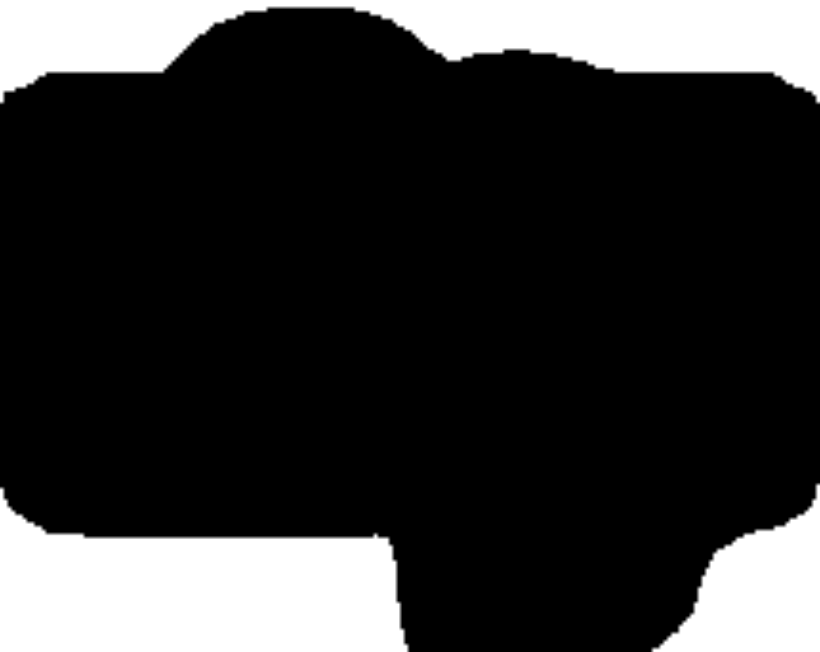
#> input picture 6层9道直焊仿真截面图/resized_images/p6-1.bmp, 820 x 652 px, found by its file name
$ jupyter execute --allow-errors p6-1_fitting.ipynb
#> lines starting #> are read from the running program, lines starting #| are printed output that depends on the picture; long printed decimals are rounded
[cell 1]
import cv2
import numpy as np
import matplotlib.pyplot as plt
from scipy.optimize import curve_fit
from matplotlib.patches import Circle
# from scipy.optimize import curve_fit

def circle(x, cx, cy, r):
    return np.sqrt(r**2 - (x - cx)**2) + cy

# 读取黑白图片
image = cv2.imread('./ppt_2/p6-1.bmp', cv2.IMREAD_GRAYSCALE)
#> image is the input picture: shape (652, 820); min 0, max 255, mean 50.8
width, length = image.shape
#> width = 652; length = 820
print(width)
#| 652

# 定义特定区域的边界框 [start_row:end_row, start_col:end_col]

start_row, end_row = 0, 250  # 请根据实际情况调整
start_col, end_col = 80, 290

# imgcrop = image.crop((start_row, start_col, end_row, end_col))
# plt.imshow(imgcrop)

# 裁剪图像
cropped_image = image[start_row:end_row, start_col:end_col]
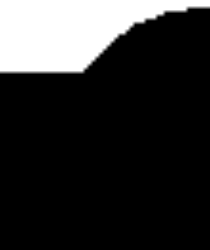
#> cropped_image: shape (250, 210); min 0, max 255, mean 45.8
plt.imshow(cropped_image)

[cell 2]
# 拟合并且保存图片
import csv
import cv2
import numpy as np
import matplotlib.pyplot as plt
from scipy.optimize import curve_fit
from matplotlib.patches import Circle
import os
# from scipy.optimize import curve_fit

def circle(x, cx, cy, r):
    return np.sqrt(r**2 - (x - cx)**2) + cy

# 读取黑白图片
filename = 'p6-1.bmp'
folder_path = './resized_images/'
# os.path.join(output_path, 'fitted_'+filename)
image = cv2.imread(os.path.join(folder_path, filename), cv2.IMREAD_GRAYSCALE)
# image = cv2.imread('./cropped/cropped_p2-1_0015.bmp', cv2.IMREAD_GRAYSCALE)
width, length = image.shape
print(width)
#| 652

# 定义特定区域的边界框 [start_row:end_row, start_col:end_col]
start_row, end_row = 0, 250  # 请根据实际情况调整
start_col, end_col = 105, 290

scale_factor = 820/528

start_row = int(start_row * scale_factor)
end_row = int(end_row * scale_factor)
start_col = int(start_col * scale_factor)
end_col = int(end_col * scale_factor)

# 裁剪图像
cropped_image = image[start_row:end_row, start_col:end_col]
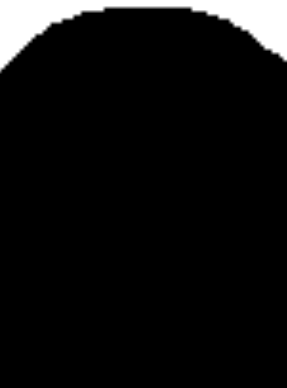
#> cropped_image: shape (388, 287); min 0, max 255, mean 15.7

# 获取裁剪后图像的形状
rows, cols = cropped_image.shape
#> rows = 388; cols = 287

# 存储每列的第一个黑色点的坐标
first_black_pixels = []

# 遍历每一列
for col in range(cols):
    # 找到当前列中第一个黑色点的行坐标
    black_pixel_row = np.argmax(cropped_image[:, col] == 0)


    # 如果找到了黑色点，则记录坐标
    if black_pixel_row > 0:  # 0 表示未找到黑色点
        # 转换坐标为完整图像坐标
        full_image_row =width - (start_row + black_pixel_row)
        first_black_pixels.append((start_col + col, full_image_row))
#> this loop made 287 passes
#> (black_pixel_row, full_image_row) on passes 1 to 12: (74, 578), (74, 578), (74, 578), (71, 581), (71, 581), (71, 581), (70, 582), (67, 585), (67, 585), (67, 585), (66, 586), (63, 589)
#> after the loop, first_black_pixels = 287 pairs, first value 163 to 449, second value 578 to 642

# 将坐标转换为 NumPy 数组
first_black_pixels = np.array(first_black_pixels)
# print(first_black_pixels)

# 进行圆形拟合
p0 = [np.mean(first_black_pixels[:, 0]), np.mean(first_black_pixels[:, 1])-200, 200.0]  # 初始猜测值
#> p0 = [306, 425.4, 200]
# p0 = [150, 100, 100.0]  # 初始猜测值
params, covariance = curve_fit(circle, first_black_pixels[:, 0], first_black_pixels[:, 1], p0=p0)
#> params = [308.5, 451.8, 193.2]; covariance = [[0.0585, -0.0251, 0.0233], [-0.0251, 1.23, -1.08], [0.0233, -1.08, 0.954]]
fit_errors = np.sqrt(np.diag(covariance))
#> fit_errors = [0.242, 1.11, 0.977]

# 提取拟合结果
cx, cy, r = params
#> cx = 308.5; cy = 451.8; r = 193.2

# 生成拟合曲线的 x 值范围
fit_x = np.linspace(min(first_black_pixels[:, 0]), max(first_black_pixels[:, 0]), 100)
#> fit_x = 100 values from 163 to 449

# 计算拟合曲线的 y 值
fit_y = circle(fit_x, cx, cy, r)
#> fit_y = 100 values, max 645.1 at index 50, min 579 at index 0, mean 625.1

# 显示图像
output_path = './fitted/'

output_filename = os.path.join(output_path, 'fitted_'+filename.replace('bmp','jpg'))

plt.imshow(image, cmap='gray')

# 在坐标轴上画出每列的第一个黑色点的位置
plt.scatter(first_black_pixels[:, 0], width-first_black_pixels[:, 1], color='red', s=20)
# 画出拟合圆
# plt.plot(fit_x, fit_y, color='red')
# circle_patch = Circle((cx, width-cy), r, color='green', fill=False)
circle_patch = Circle((cx, width-cy), r, color='green', fill=False, linewidth=3)
plt.gca().add_patch(circle_patch)


scale_factor = 41 / length  # 将369像素映射到29mm
#> scale_factor = 0.05

# 标记圆心位置
plt.scatter(cx, width-cy, color='green', marker='.', s=150)

p1= [12, 23]
p1_scaled=[0,0]
p1_scaled[0] = (-p1[0]+28)/scale_factor
p1_scaled[1] = width - (p1[1]+6)/scale_factor
print( "焊接位置/mm：", p1[0], p1[1])

print(p1_scaled)
#| [320.0, 72.0]
# plt.scatter(p1_scaled[0], p1_scaled[1], color='red', marker='.', s=100)
# plt.scatter(p1_scaled[0], p1_scaled[1], color='red', marker='o', s=100, edgecolors='black', linewidth=1.5)
circle_patch = Circle((p1_scaled[0], p1_scaled[1]), radius=15, color='red', fill=False)
plt.gca().add_patch(circle_patch)
plt.scatter(p1_scaled[0], p1_scaled[1], color='red', marker='x', s=75)
# plt.axis('off')
# # 显示图像、黑色像素位置和拟合圆
# plt.axis('equal')
# plt.show()
plt.savefig(output_filename)
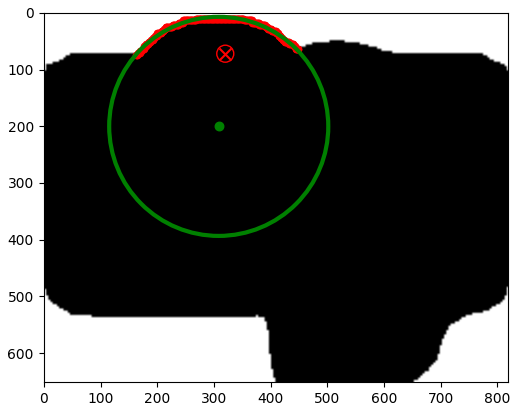
#> figure drawn by matplotlib, 1 panel
print("圆半径",r,"pix")
#| 圆半径 193.244 pix


scaled_first_black_pixels = first_black_pixels * scale_factor
#> scaled_first_black_pixels = 287 pairs, first value 8.15 to 22.45, second value 28.9 to 32.1
# p0_scaled = [175 * scale_factor, 60 * scale_factor, 150.0 * scale_factor]  # 初始猜测值
p0_scaled = [p * scale_factor for p in p0]
#> p0_scaled = [15.3, 21.27, 10]
params_scaled, covariance_scaled = curve_fit(circle, scaled_first_black_pixels[:, 0], scaled_first_black_pixels[:, 1], p0=p0_scaled)
#> params_scaled = [15.42, 22.59, 9.66]; covariance_scaled = [[0.000146, -6.29e-05, 5.83e-05], [-6.29e-05, 0.00307, -0.00269], [5.83e-05, -0.00269, 0.00239]]

# 计算标准偏差作为拟合误差的估计
fit_errors_scaled = np.sqrt(np.diag(covariance_scaled))
#> fit_errors_scaled = [0.0121, 0.0554, 0.0488]

print(f"Circle center (cx/pix, cy/pix): ({cx:.3f} ± {fit_errors[0]:.3f}, {580 - cy:.3f} ± {fit_errors[1]:.3f})")
#| Circle center (cx/pix, cy/pix): (308.483 ± 0.242, 128.182 ± 1.108)
print(f"Circle radius (r/pix): {r:.3f} ± {fit_errors[2]:.3f}")
#| Circle radius (r/pix): 193.244 ± 0.977

print(f"Circle center (cx_scaled/mm, cy_scaled/mm): ({28-cx*scale_factor:.3f} ± {fit_errors_scaled[0]:.3f}, {cy*scale_factor-6:.3f} ± {fit_errors_scaled[1]:.3f})")
#| Circle center (cx_scaled/mm, cy_scaled/mm): (12.576 ± 0.012, 16.591 ± 0.055)
print(f"Circle radius (r_scaled/mm): {r*scale_factor:.3f} ± {fit_errors_scaled[2]:.3f}")
#| Circle radius (r_scaled/mm): 9.662 ± 0.049

print(f"relative error: {100 * fit_errors_scaled[0]/(28-cx*scale_factor):.3f}, {100 * fit_errors_scaled[1]/(cy*scale_factor-6):.3f}, {100 * fit_errors_scaled[2]/(r*scale_factor):.3f}")
#| relative error: 0.096, 0.334, 0.506


# cv2.imwrite(output_filename, image)

[cell 3]
import matplotlib.pyplot as plt
plt.rc('font',family='Times New Roman')

plt.rcParams.update({'font.size': 9})
# plt.figure(figsize=(2.1, 2), dpi=300)
# plt.gca().set_aspect('equal', adjustable='box')
fig, axes = plt.subplots(figsize=(2.1, 2), dpi=300)


height, width = image.shape
#> height = 652; width = 820
print(width)  # 打印图像的宽度
#| 820

new_height = height
#> new_height = 652

# 创建一个新的行，填充为255，长度为图像的宽度
new_row = np.ones((71, width)) * 255

# 添加新的行到图像数组的顶部
# image = np.vstack((new_row, image))

# 创建一个新的行，填充为255，长度为图像的宽度
new_row2 = np.ones((800 - height, width)) * 255

# 添加新的行到图像数组的底部
image = np.vstack((image, new_row2))
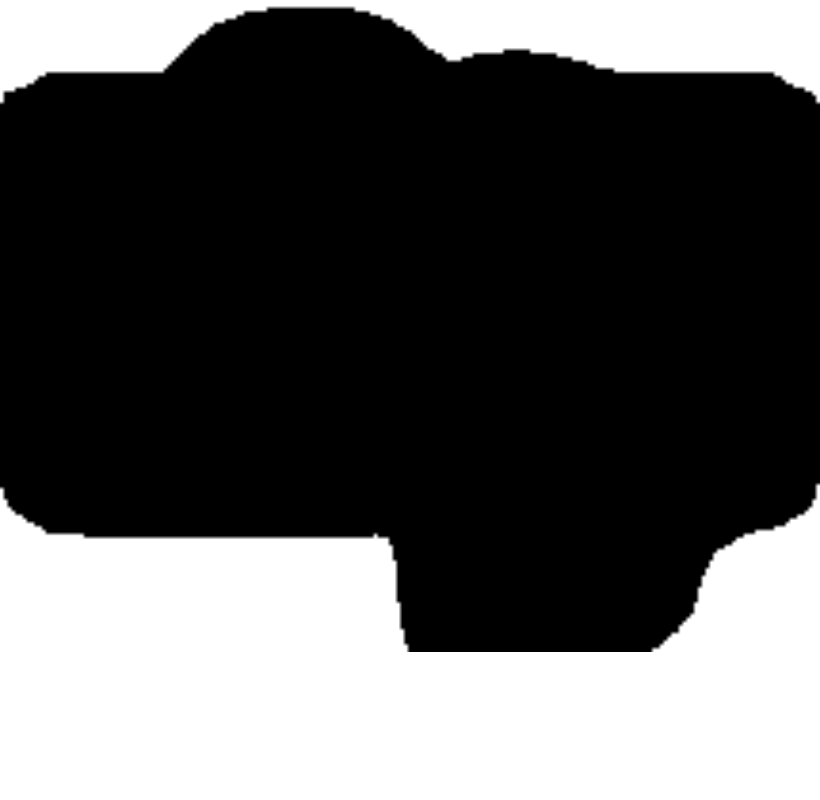
#> image: shape (800, 820) float64; min 0, max 255, mean 88.6


plt.imshow(image, cmap='gray')

# 在坐标轴上画出每列的第一个黑色点的位置
plt.scatter(first_black_pixels[:, 0], new_height - first_black_pixels[:, 1], color='red', s=1)
# 画出拟合圆
# plt.plot(fit_x, fit_y, color='red')
# circle_patch = Circle((cx, width-cy), r, color='green', fill=False)
circle_patch = Circle((cx, new_height - cy), r, color='green', fill=False, linewidth=1)
plt.gca().add_patch(circle_patch)


# 画出拟合圆
# plt.plot(fit_x, fit_y, color='blue')
p1_scaled[1] = p1_scaled[1]

circle_patch = Circle((p1_scaled[0], p1_scaled[1]), radius=15, color='red', fill=False, linewidth=0.5)
plt.gca().add_patch(circle_patch)

plt.scatter(p1_scaled[0], p1_scaled[1], color='red', marker='x', s=7, linewidth=0.5)


predicted_y = circle(first_black_pixels[:, 0], *params)
#> predicted_y = 287 values, max 645.1 at index 145, min 579 at index 0, mean 625.4

# 计算拟合误差
y_loss = np.sqrt(np.mean((first_black_pixels[:, 1] - predicted_y)**2))
#> y_loss = 2.18
print('y_loss:', y_loss)
#| y_loss: 2.178

r_squared = 1 - (np.sum((first_black_pixels[:, 1] - circle(first_black_pixels[:, 0], *params))**2) / np.sum((first_black_pixels[:, 1] - np.mean(first_black_pixels[:, 1]))**2))
#> r_squared = 0.986
print('r_squared:', r_squared)
#| r_squared: 0.9861

# 标记圆心位置
plt.scatter(cx, new_height - cy, color='green', marker='.', s=5,)
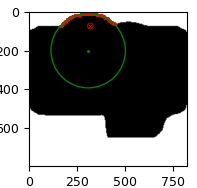
#> figure drawn by matplotlib, 1 panel

[cell 4]
width, length = image.shape
#> width = 800
print(width)
#| 800
637

black_pixel_row = np.argmax(image[:, 100] == 0)
#> black_pixel_row = 74
print(black_pixel_row)
#| 74

#> (the rest of this cell did not finish here and is left out)
